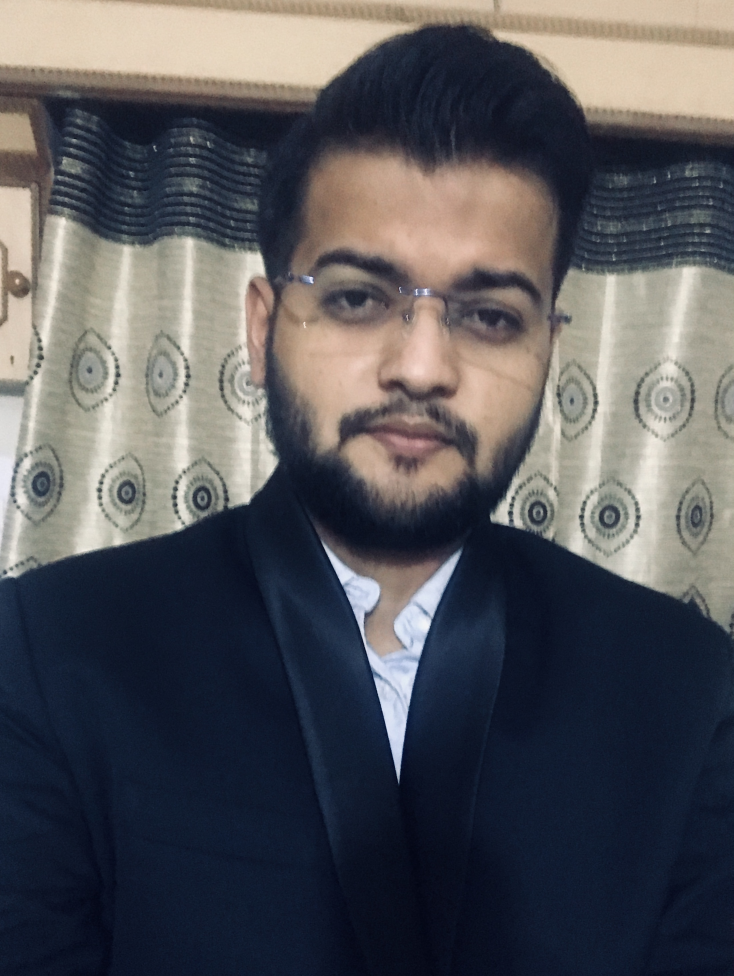
#> input picture ad.jpg, 2200 x 2928 px (shown at 1/3 size)
$ python cartoon.py
#> lines starting #> are read from the running program, lines starting #| are printed output that depends on the picture; after the words box and inside, x2 and y2 are one past the last pixel; in counts of white or black regions, pixels touching at a corner belong together
import numpy as np
import cv2
filename = input("Please provide your file path")
#> the answer given: ad.jpg
def resizeImage(image):
    scale_ratio = 0.3
    width = int(image.shape[1] * scale_ratio)
    height = int(image.shape[0] * scale_ratio)
    new_dimensions = (width, height)
    resized = cv2.resize(image, new_dimensions, interpolation = cv2.INTER_AREA)

    return resized
def findCountours(image):

    contoured_image = image
    gray = cv2.cvtColor(contoured_image, cv2.COLOR_BGR2GRAY)
    edged = cv2.Canny(gray, 30, 100)
    contours, hierarchy = cv2.findContours(edged,
    cv2.RETR_EXTERNAL, cv2.CHAIN_APPROX_NONE)
    cv2.drawContours(contoured_image, contours, contourIdx=-1, color=1, thickness=1)
    cv2.imshow('Image after countouring', contoured_image)
    cv2.waitKey(0)
    cv2.destroyAllWindows()

    return contoured_image

def ColorQuantization(image, K=4):
    Z = image.reshape((-1, 3))

    Z = np.float32(Z)
    criteria = (cv2.TERM_CRITERIA_EPS + cv2.TERM_CRITERIA_MAX_ITER, 10000, 0.0001)
    compactness, label, center = cv2.kmeans(Z, K, None, criteria, 1, cv2.KMEANS_RANDOM_CENTERS)

    center = np.uint8(center)
    res = center[label.flatten()]
    res2 = res.reshape((image.shape))

    return res2
if __name__ == "__main__":

    image = cv2.imread(filename)
#> image is the input picture: shape (2928, 2200, 3); mean B, G, R 90.2, 85.8, 85.8
    resized_image = resizeImage(image)
#> in resizeImage, `resized = cv2.resize(image, new_dimensions, interpolation = cv2.INTER_..`:
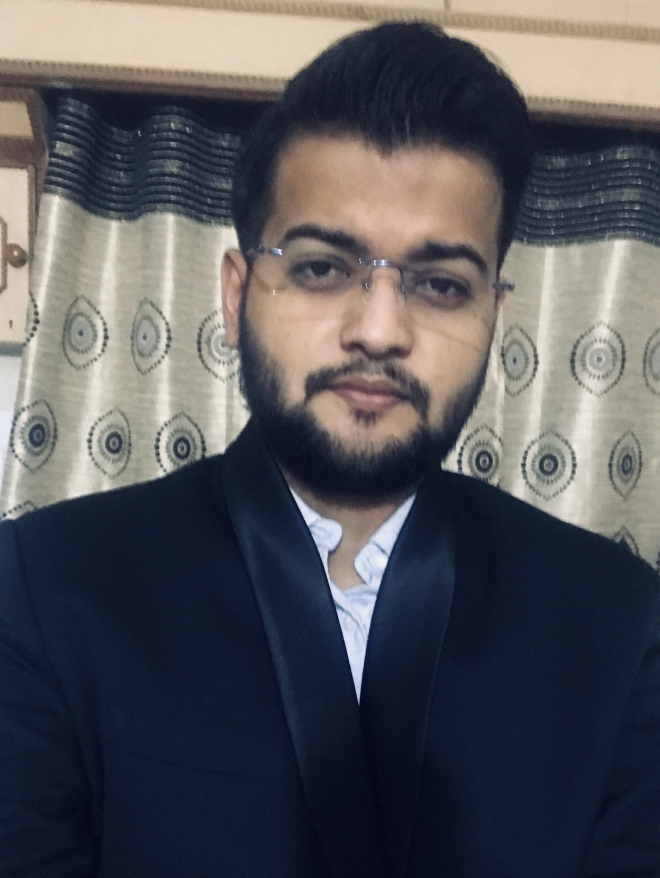
#> resized: shape (878, 660, 3); mean B, G, R 90.2, 85.8, 85.8
    coloured = ColorQuantization(resized_image)
#> in ColorQuantization, `compactness, label, center = cv2.kmeans(Z, K, None, criteria, 1, cv2.K..`: compactness = 312429895.7; center = [[139.5, 155.3, 166.8], [188.2, 203.3, 215.6], [46.02, 27.92, 19.48], [89.19, 88.8, 94.17]]
#> in ColorQuantization, `center = np.uint8(center)`: center = [[139, 155, 166], [188, 203, 215], [46, 27, 19], [89, 88, 94]]
#> in ColorQuantization, `res2 = res.reshape((image.shape))`:
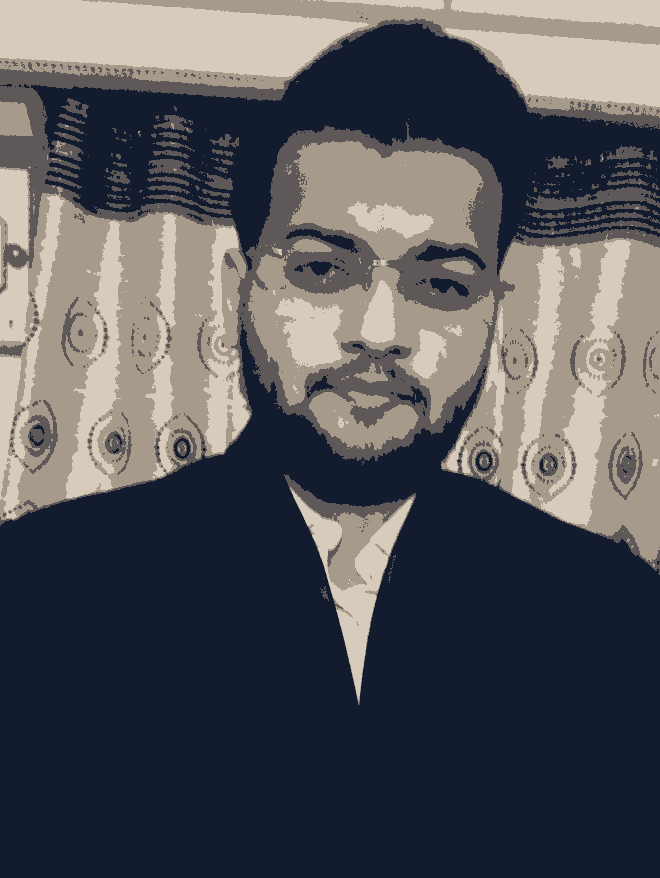
#> res2: shape (878, 660, 3); mean B, G, R 90.1, 85.1, 85.3
    contoured = findCountours(coloured)
#> in findCountours, `edged = cv2.Canny(gray, 30, 100)`:
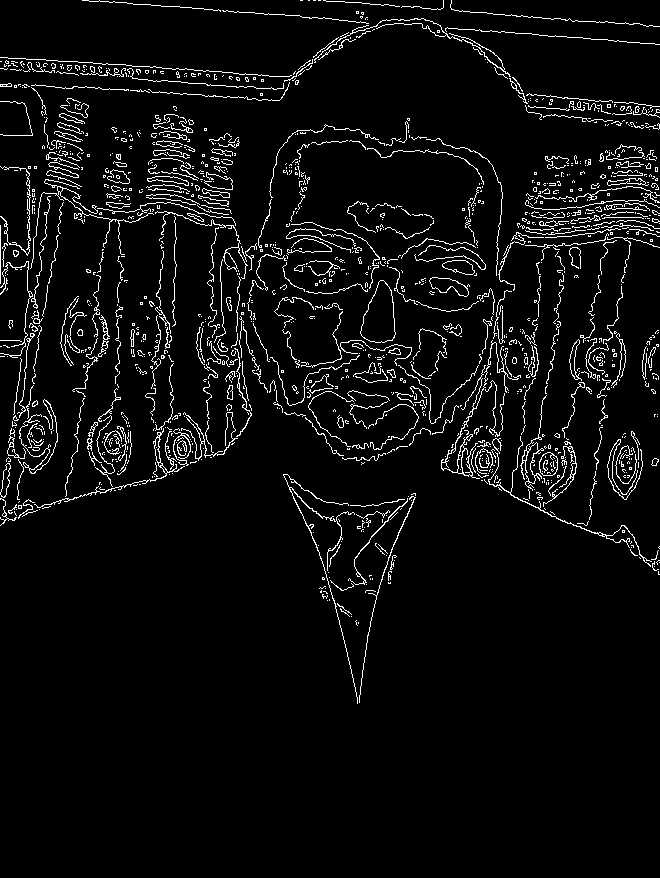
#> edged: shape (878, 660); 5% white in thin lines or dots, all inside (x1, y1, x2, y2) = (0, 0, 660, 704)
#> in findCountours, `contours, hierarchy = cv2.findContours(edged, cv2.RETR_EXTERNAL, cv2.C..`: contours = 1283 contours, 1218 with area under 20; largest, box (x1, y1, x2, y2) and area: (360, 280, 396, 343) 1476, (429, 277, 470, 297) 402, (539, 452, 558, 476) 346, (520, 395, 547, 491) 328, (442, 260, 475, 275) 306
#> in findCountours, `cv2.drawContours(contoured_image, contours, contourIdx=-1, color=1, th..`:
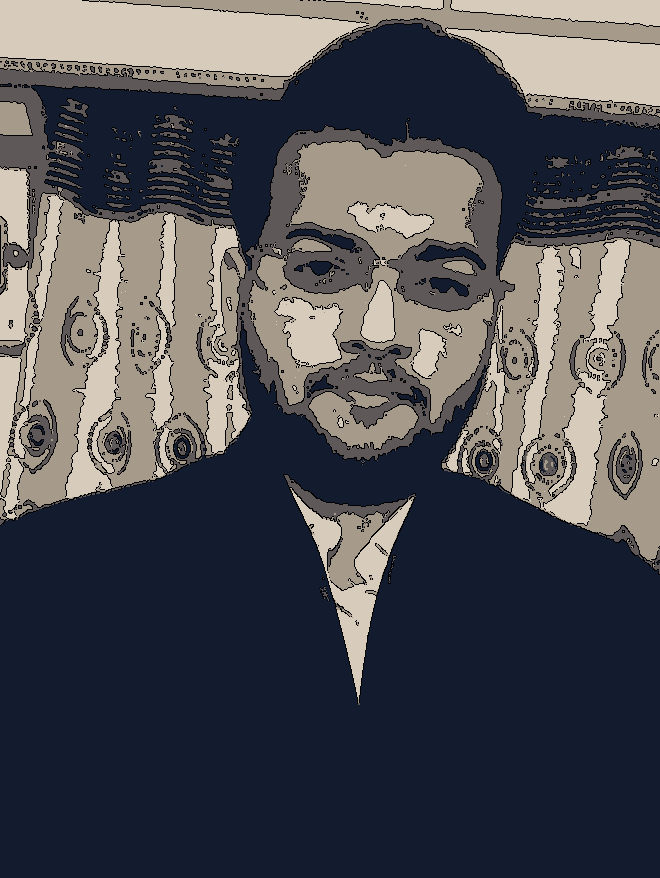
#> contoured_image: shape (878, 660, 3); 4.93% of pixels changed, all inside (x1, y1, x2, y2) = (0, 0, 660, 704)
    final_image = contoured
    save_q = input("Save the image? [y]/[n] ")
#> the answer given: out.png

    if save_q == "y":

        cv2.imwrite("cartoonized_"+ filename, final_image)
        print("Image saved!")
